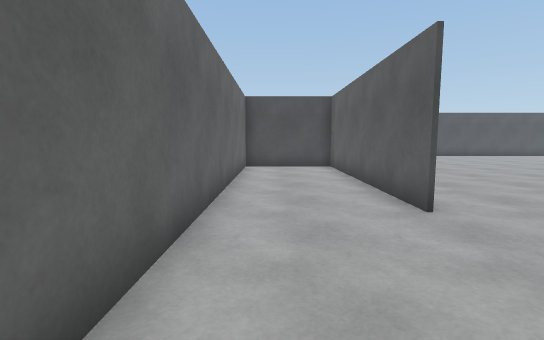
View 1 (above)

18 first-person views from a walk through a scene from a Unity 3-D project. The camera is 1.2 m above the floor, tilts 6° down and sees 85° across. The floor is counted in squares, 1 m on a side. Each view is taken from the middle of a square. On the plan, view 1 faces up. The plan holds only what a view shows up to about 13 squares ahead; the rest is blank. The place goes on beyond the plan. The player is left out. Some animated figures are not drawn.

View 2
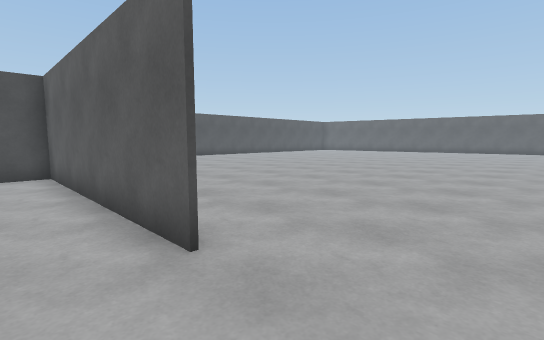

View 3
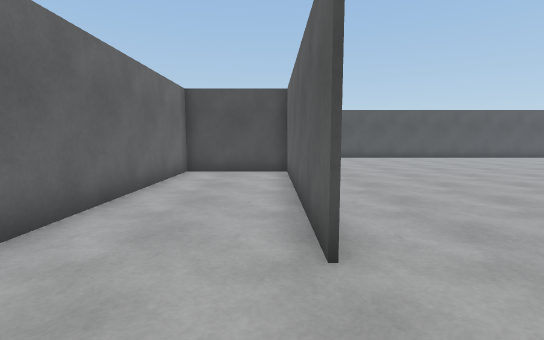

View 4
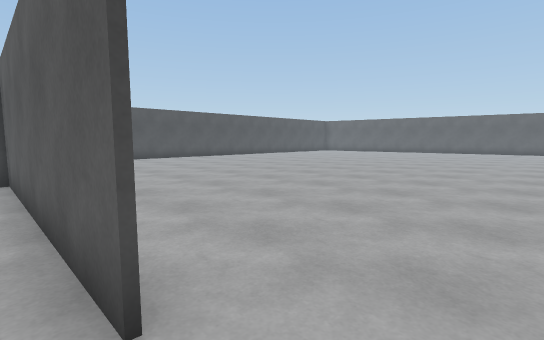

View 5
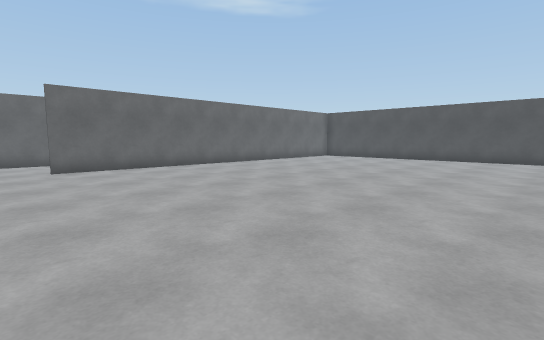

View 6
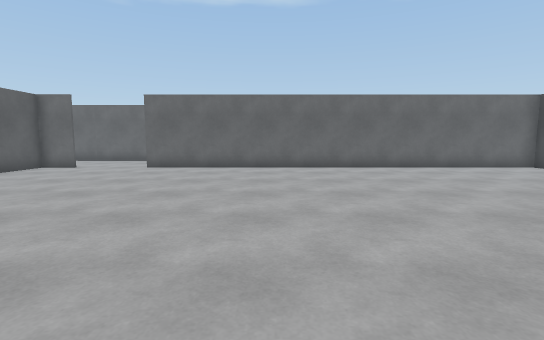

View 7
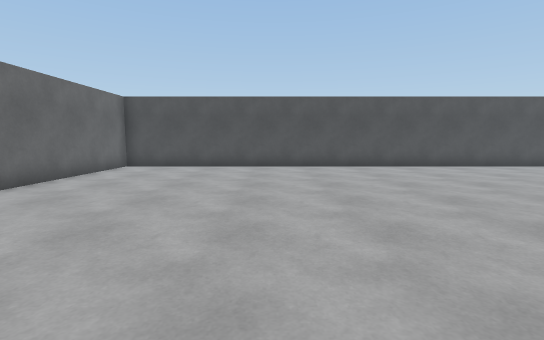

View 8
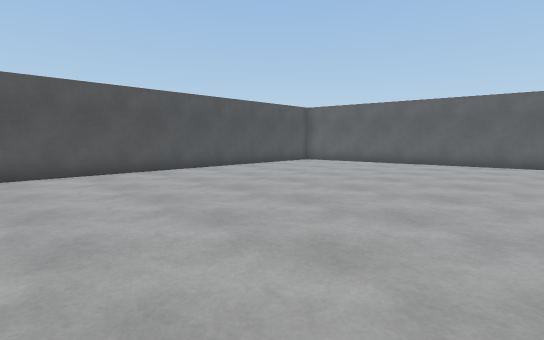

View 9
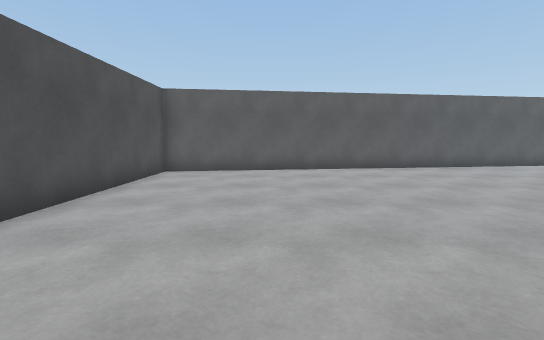

View 10
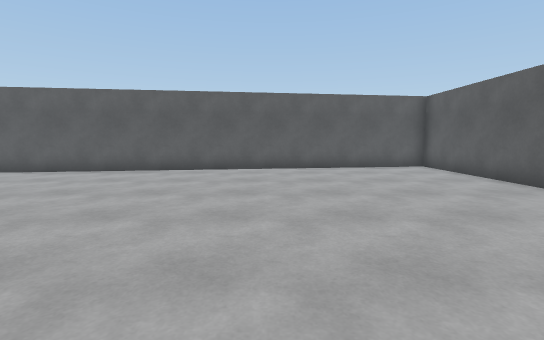

View 11
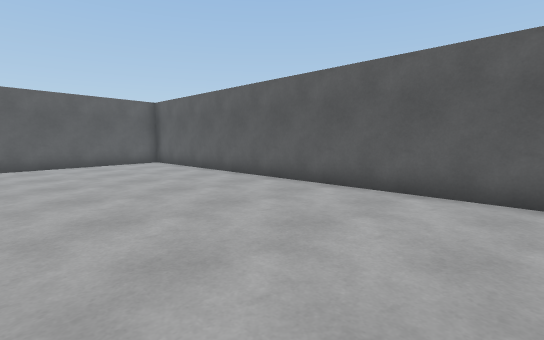

View 12
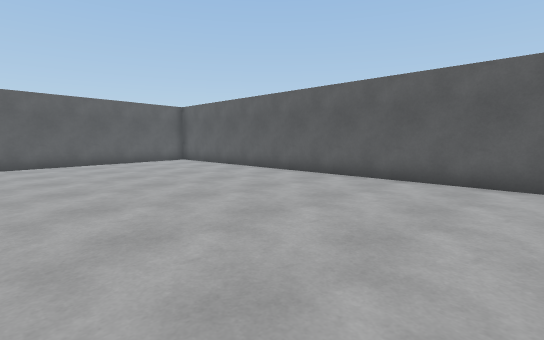

View 13
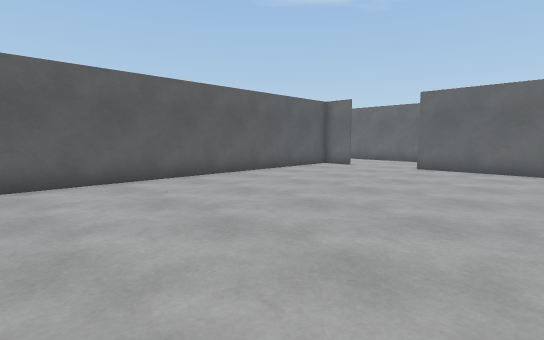

View 14
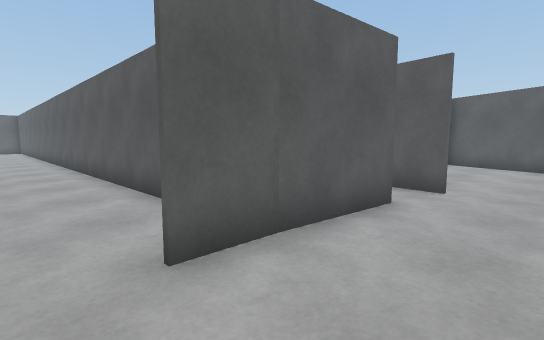

View 15
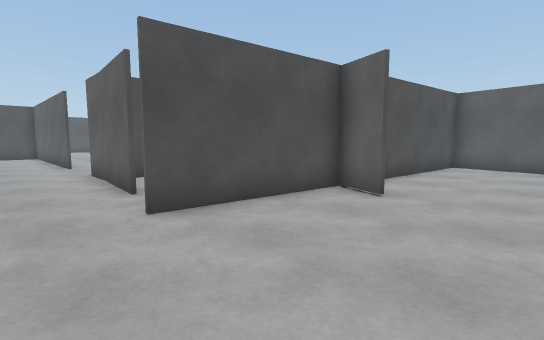

View 16
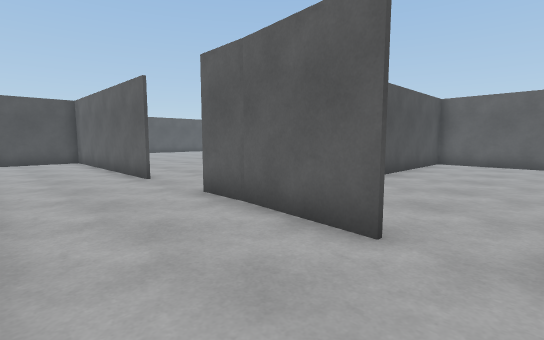

View 17
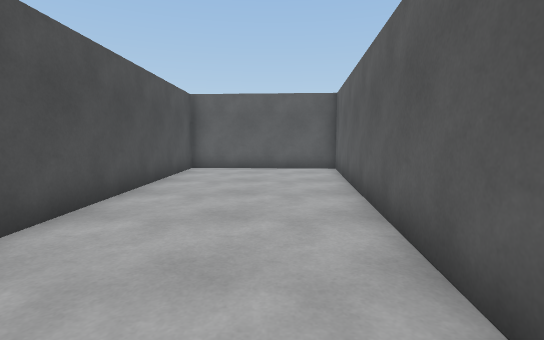

View 18
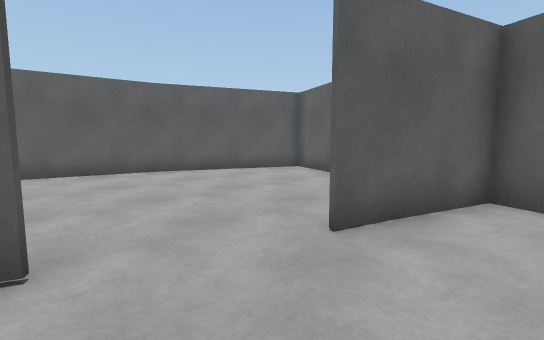

### Floor plan
Ten units are one square. View 1 is at (0, 0); x grows to the right and y downward. Boxes are objects, and circles mark ways between rooms. Rooms are numbered by the first view taken in them; rooms with no view inside come last. Other rooms are left out.
<svg viewBox="-16 -214 330 374">
<path fill="none" stroke="#000" d="M59 62 64 47M67 49 19 43M6 109 39 124 50 90M23 25 26 -4M87 145 109 155 130 104M130 105 139 57 87 51M25 -47 26 -129 -11 -129 -11 -11M27 -19 27 -4 309 -4 279 -209 27 -209 27 -47M25 -2 25 -19M19 42 139 56 143 -3 55 -3"/>
<circle cx="5" cy="-5" r="3" fill="#2a7"/>
<circle cx="20" cy="30" r="3" fill="#2a7"/>
<text x="50" y="80">1</text>
<text x="150" y="-100">2</text>
<text x="80" y="30">3</text>
</svg>
Room 1 opens to room 2. Room 1 opens to room 3.

Where each view was taken, in squares from view 1:
view 1: 0 up, 0 right, facing up
view 2: 2 up, 1 right, facing up-right
view 3: 2 up, 2 right, facing up
view 4: 3 up, 2 right, facing up-right
view 5: 3 up, 15 right, facing up-left
view 6: 10 up, 15 right, facing left
view 7: 8 up, 9 right, facing up
view 8: 10 up, 14 right, facing up-right
view 9: 17 up, 17 right, facing right
view 10: 7 up, 18 right, facing right
view 11: 7 up, 16 right, facing down-right
view 12: 9 up, 15 right, facing down-right
view 13: 9 up, 15 right, facing down-left
view 14: 3 up, 0 right, facing down-right
view 15: 9 down, 0 right, facing up-right
view 16: 4 down, 1 left, facing up-right
view 17: 3 down, 2 right, facing right
view 18: 6 down, 3 right, facing down-right
